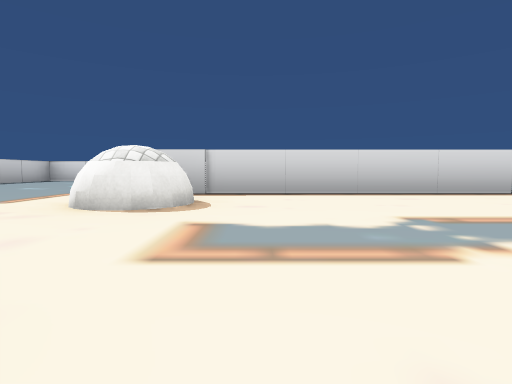
View 1 (above)

16 first-person views from a walk through a Unity game level. The camera is 0.28 m above the floor, tilts 4° down and sees 80° across. The floor is counted in squares, 1 m on a side. Each view is taken from the middle of a square. On the plan, view 1 faces up. The plan holds only what a view shows up to about 9 squares ahead; the rest is blank. Some surface patterns are stand-ins.

View 2
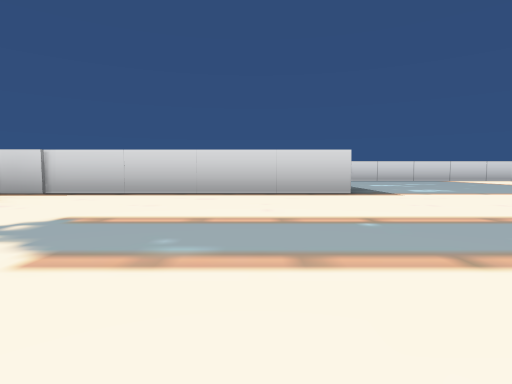

View 3
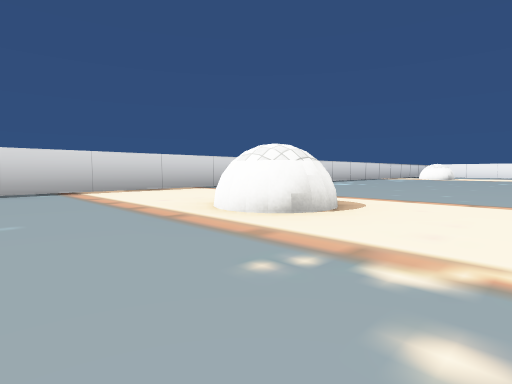

View 4
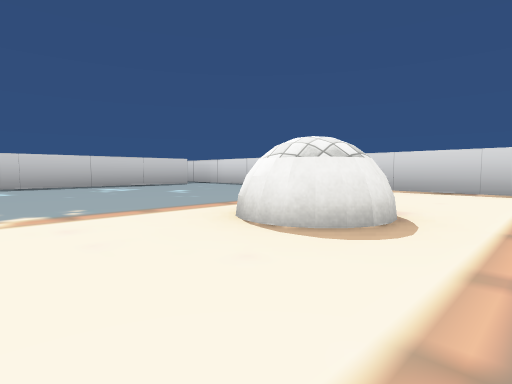

View 5
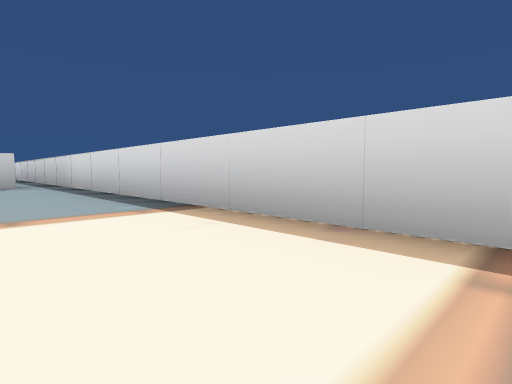

View 6
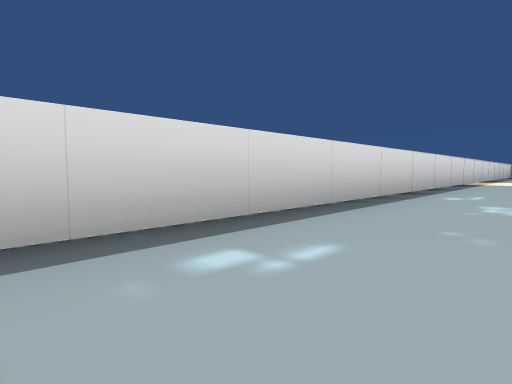

View 7
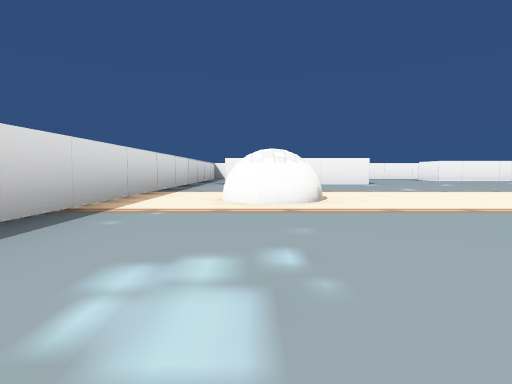

View 8
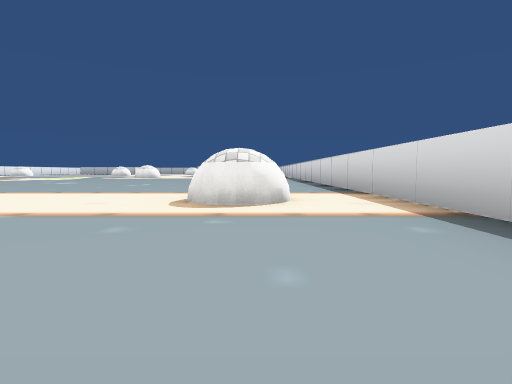

View 9
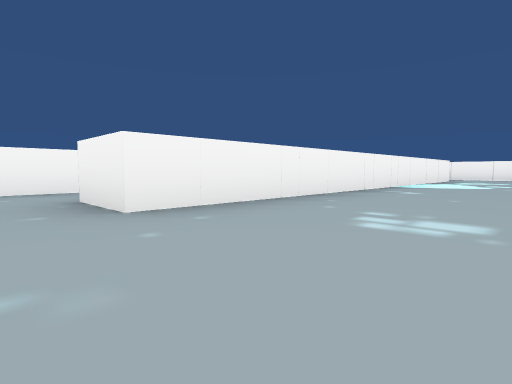

View 10
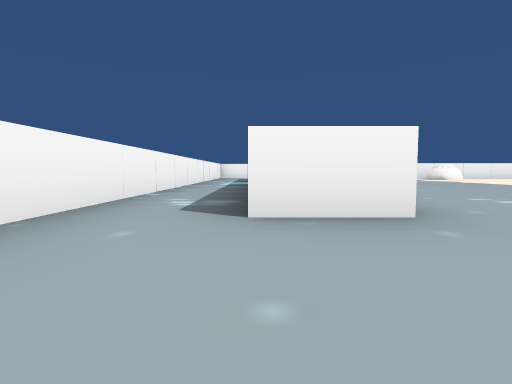

View 11
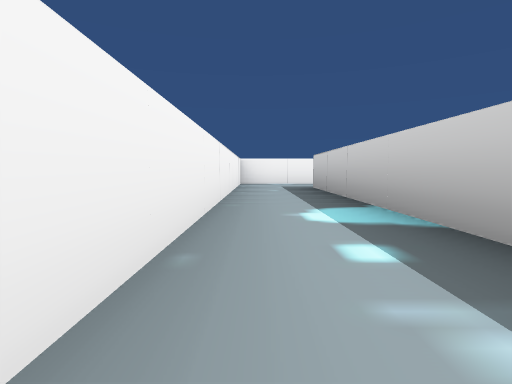

View 12
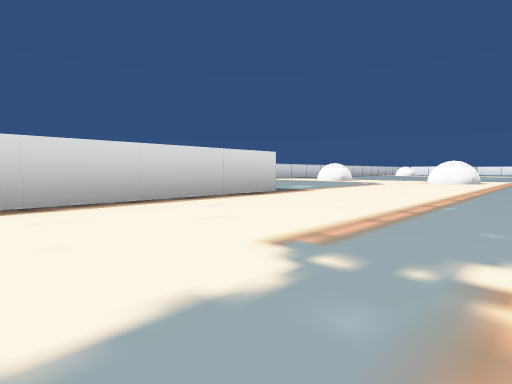

View 13
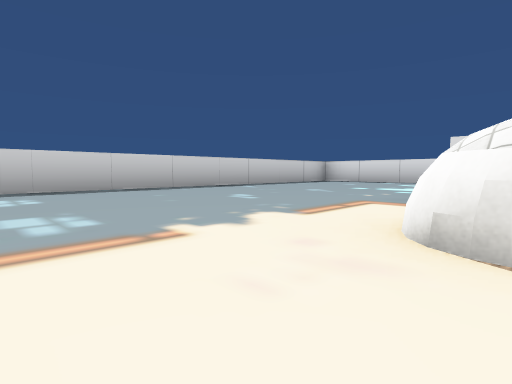

View 14
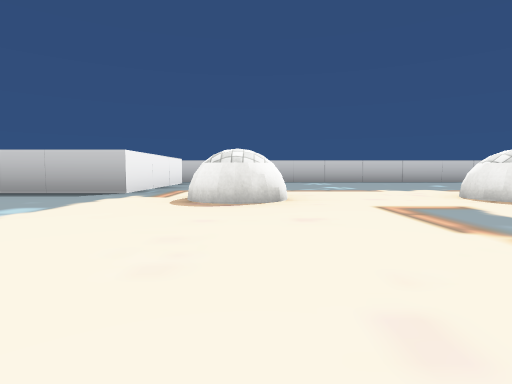

View 15
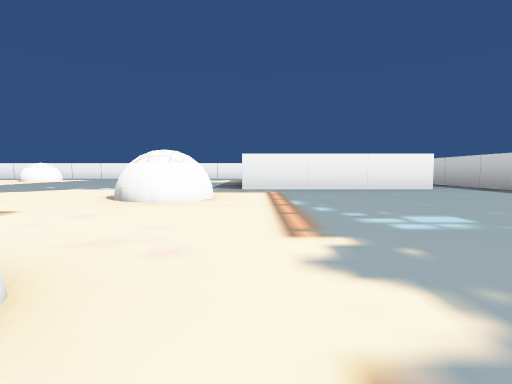

View 16
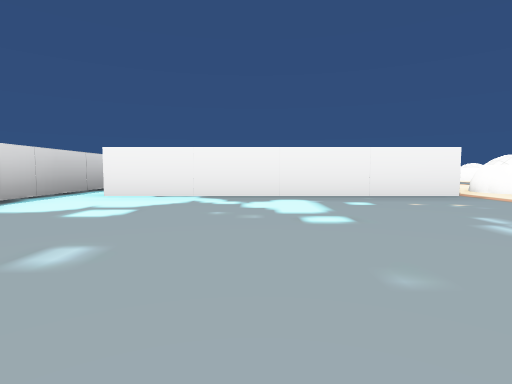

### Floor plan
Points are (right, up) in squares from view 1. A wall is a line through its corners. A room is listed if a view was taken in it or the views show most of it. See-through windows are left out.
Room 1 (views 1, 2, 3, 4, 5, 6, 7, 8, 9, 12, 13, 14, 15, 16)
walls: (3.2, 3.8) (-1.2, 3.8); (3.2, 7.8) (3.2, 4.5); (-1.6, 3.6) (-1.6, 7.8); (20.3, 4.6) (20.3, 7.6); (-4.8, -1.6) (-1.8, -1.6) (-1.8, -3.2); (-5.7, -1.4) (-5.7, -3.4); (22, -6.1) (22, 2.2); (23, 8.4) (-5.7, 8.4) (-5.7, 0.4)
ways out: opening at (22.5, -7) to room 2; opening at (22.5, 3.5) to room 2
objects: other object (-1, 0); other object (-1, 2) to (-1, 3); other object (3, 0) to (4, 0); other object (4, -6) to (4, -5); other object (8, 2) to (8, 3); other object (8, 5) to (8, 6); other object (17, 7)
Room 2 (views 10, 11)
walls: (23, -2) (23, -6.1); (22, 2.2) (23.1, 2.2); (20.9, -7.5) (24.3, -7.5) (24.3, 2.6)
ways out: opening at (22.5, -7) to room 1; opening at (22.5, 3.5) to room 1

Positions as (right, up) in squares from view 1, and headings:
1: (0, 0), facing up
2: (2, 0), facing up
3: (6, 4), facing up-right
4: (9, 4), facing up-left
5: (9, 7), facing up-left
6: (9, 7), facing up-right
7: (14, 7), facing right
8: (20, 7), facing left
9: (20, 3), facing down-right
10: (23, 4), facing down
11: (24, -1), facing down
12: (0, 1), facing up-right
13: (-1, 1), facing up-left
14: (2, 0), facing left
15: (-2, 3), facing down
16: (-5, 6), facing right
